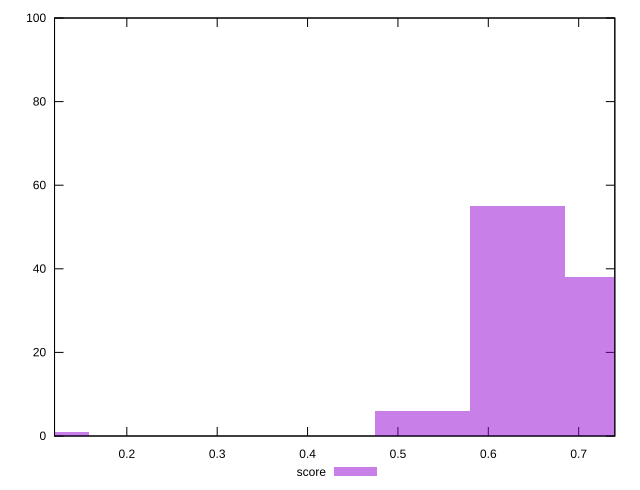

Recreate this plot in gnuplot.
reset

$score <<EOF
0.10536038656655652 1
0.7375227059658956 38
0.6321623193993391 55
0.5268019328327826 6
EOF

set key outside below
set boxwidth 0.10536038656655652
set xrange [0.12:0.74]
set yrange [0:100]
set trange [0:100]
set style fill transparent solid 0.5 noborder
set terminal svg size 640, 490 enhanced background rgb 'white'
set output "report_00025_2021-02-22T21:38:55.199Z/speed-index/samples/pages+cached/score/histogram.svg"

plot $score title "score" with boxes

reset
